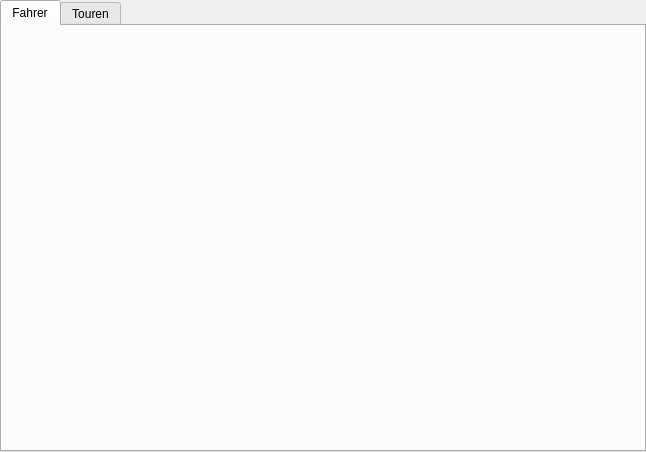
<?xml version="1.0" encoding="UTF-8"?>
<ui version="4.0">
 <class>MainWindow</class>
 <widget class="QMainWindow" name="MainWindow">
  <property name="windowModality">
   <enum>Qt::ApplicationModal</enum>
  </property>
  <property name="geometry">
   <rect>
    <x>0</x>
    <y>0</y>
    <width>646</width>
    <height>452</height>
   </rect>
  </property>
  <property name="windowTitle">
   <string>Bike Daten</string>
  </property>
  <widget class="QWidget" name="mCentralWidget">
   <layout class="QHBoxLayout" name="horizontalLayout_2">
    <property name="spacing">
     <number>0</number>
    </property>
    <property name="leftMargin">
     <number>0</number>
    </property>
    <property name="topMargin">
     <number>0</number>
    </property>
    <property name="rightMargin">
     <number>0</number>
    </property>
    <property name="bottomMargin">
     <number>0</number>
    </property>
    <item>
     <widget class="QTabWidget" name="mTabWidget">
      <property name="currentIndex">
       <number>0</number>
      </property>
      <widget class="QWidget" name="mTabRider">
       <attribute name="title">
        <string>Fahrer</string>
       </attribute>
      </widget>
      <widget class="QWidget" name="mTabTours">
       <attribute name="title">
        <string>Touren</string>
       </attribute>
      </widget>
     </widget>
    </item>
   </layout>
  </widget>
 </widget>
 <layoutdefault spacing="6" margin="11"/>
 <resources/>
 <connections/>
</ui>
